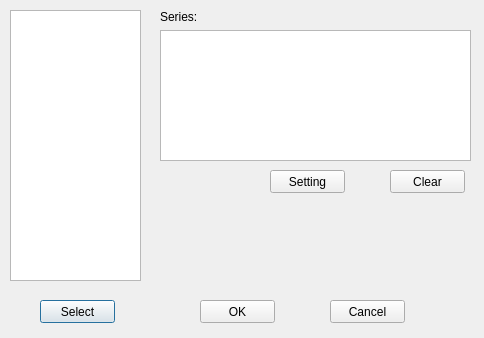
<?xml version="1.0" encoding="UTF-8"?>
<ui version="4.0">
 <class>Dialog</class>
 <widget class="QDialog" name="Dialog">
  <property name="geometry">
   <rect>
    <x>0</x>
    <y>0</y>
    <width>484</width>
    <height>338</height>
   </rect>
  </property>
  <property name="windowTitle">
   <string>Time Series Plot</string>
  </property>
  <widget class="QListView" name="listView">
   <property name="geometry">
    <rect>
     <x>10</x>
     <y>10</y>
     <width>131</width>
     <height>271</height>
    </rect>
   </property>
   <property name="editTriggers">
    <set>QAbstractItemView::NoEditTriggers</set>
   </property>
  </widget>
  <widget class="QPushButton" name="select_btn">
   <property name="geometry">
    <rect>
     <x>40</x>
     <y>300</y>
     <width>75</width>
     <height>23</height>
    </rect>
   </property>
   <property name="text">
    <string>Select</string>
   </property>
  </widget>
  <widget class="QPushButton" name="ok_btn">
   <property name="geometry">
    <rect>
     <x>200</x>
     <y>300</y>
     <width>75</width>
     <height>23</height>
    </rect>
   </property>
   <property name="text">
    <string>OK</string>
   </property>
  </widget>
  <widget class="QPushButton" name="cancel_btn">
   <property name="geometry">
    <rect>
     <x>330</x>
     <y>300</y>
     <width>75</width>
     <height>23</height>
    </rect>
   </property>
   <property name="text">
    <string>Cancel</string>
   </property>
  </widget>
  <widget class="QLabel" name="label">
   <property name="geometry">
    <rect>
     <x>160</x>
     <y>10</y>
     <width>47</width>
     <height>13</height>
    </rect>
   </property>
   <property name="text">
    <string>Series:</string>
   </property>
  </widget>
  <widget class="QPushButton" name="setting_btn">
   <property name="geometry">
    <rect>
     <x>270</x>
     <y>170</y>
     <width>75</width>
     <height>23</height>
    </rect>
   </property>
   <property name="text">
    <string>Setting</string>
   </property>
  </widget>
  <widget class="QTextEdit" name="text_input">
   <property name="geometry">
    <rect>
     <x>160</x>
     <y>30</y>
     <width>311</width>
     <height>131</height>
    </rect>
   </property>
  </widget>
  <widget class="QPushButton" name="clear_btn">
   <property name="geometry">
    <rect>
     <x>390</x>
     <y>170</y>
     <width>75</width>
     <height>23</height>
    </rect>
   </property>
   <property name="text">
    <string>Clear</string>
   </property>
  </widget>
 </widget>
 <resources/>
 <connections/>
</ui>
